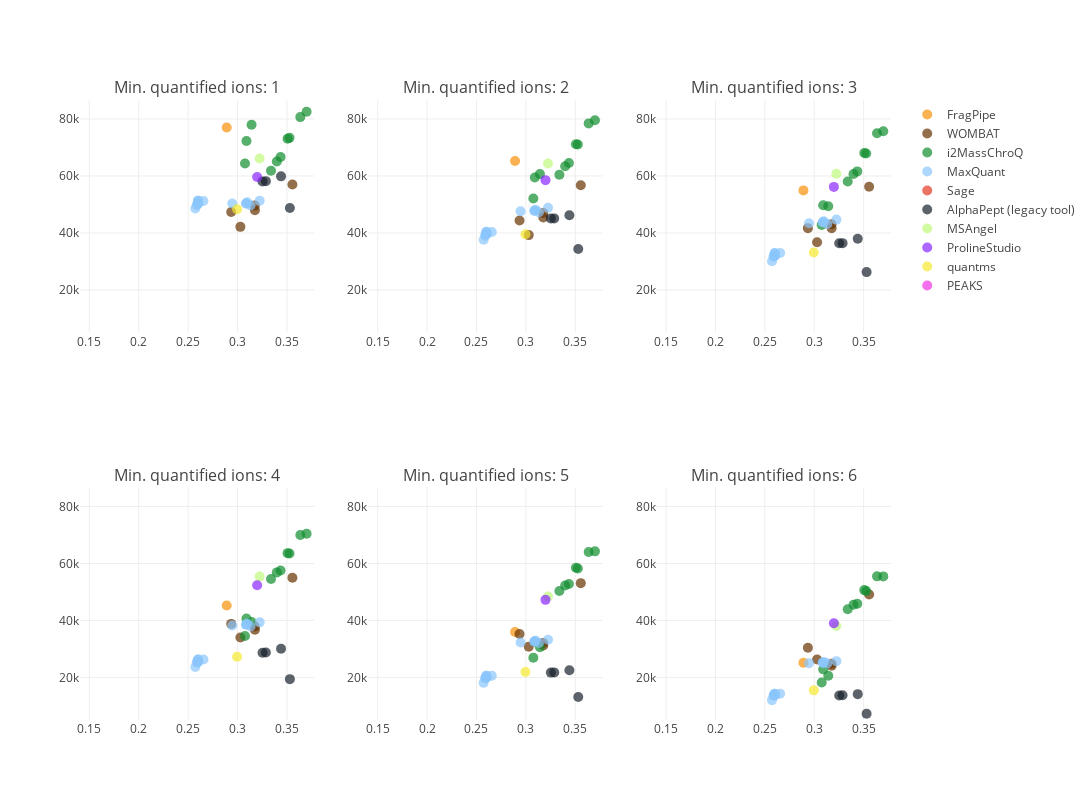

Notebook code for this chart:
### Code cell
plot = plot_performance_metrics_all_filters(
    all_datapoints, metric="Mean"
)
plot
